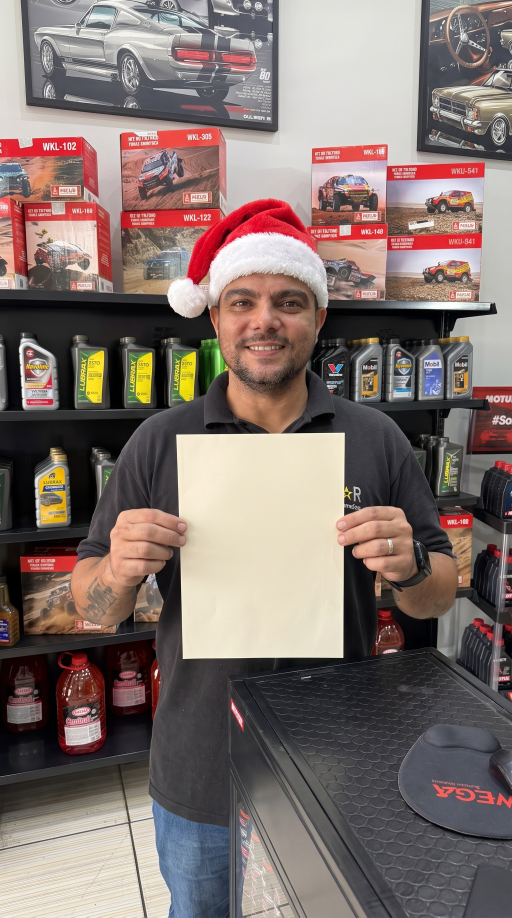
#> input picture 2026-11/fontes/trend_papai_noel/carta.jpg, 1536 x 2752 px, given in place of logo.png, which was not available (shown at 1/3 size)
$ python trend_papai_noel_story.py
#> lines starting #> are read from the running program, lines starting #| are printed output that depends on the picture
### _codigo/star_lib.py
#!/usr/bin/env python3
"""Biblioteca de peças da Star Óleo (@staroleo_rj) no padrão aprovado pelo Fernando em 21/10/2026.

Uso:  import sys; sys.path.insert(0, "<repo>/_codigo"); from star_lib import *
Antes, rode uma vez:  bash <repo>/_codigo/setup.sh   (fontes, pillow-heif)

Todas as funções recebem caminhos de arquivo e salvam JPG prontos para o Instagram.
"""
import os
from PIL import Image, ImageDraw, ImageFont, ImageEnhance, ImageOps, ImageFilter
try:
    import pillow_heif; pillow_heif.register_heif_opener()
#> (this line was passed over: pillow_heif is not available in this run)
except Exception:
    pass

AQUI = os.path.dirname(os.path.abspath(__file__))
FONTES = os.path.join(AQUI, "fonts")
LOGO_PATH = os.path.join(AQUI, "logo.png")
GOLD = (240, 195, 33); GRAF = (17, 18, 20); WHITE = (255, 255, 255); MUTED = (166, 168, 171)
WA = "(21) 97544-6417"
ENDERECO = "Estr. dos Bandeirantes, 841 · Taquara"

def _f(nome, s): return ImageFont.truetype(os.path.join(FONTES, nome), s)
bc = lambda s: _f("barlow-condensed-latin-800-normal.ttf", s)    # títulos
bcb = lambda s: _f("barlow-condensed-latin-700-normal.ttf", s)   # subtítulos
mr = lambda s: _f("manrope-latin-700-normal.ttf", s)             # texto
mrs = lambda s: _f("manrope-latin-600-normal.ttf", s)            # texto leve
LOGO = Image.open(LOGO_PATH).convert("RGBA")

# ---------------- utilidades ----------------
def abrir(path):
    """Abre JPG/PNG/HEIC já na orientação certa."""
    return ImageOps.exif_transpose(Image.open(path)).convert("RGB")

# [7 lines left out: function grade, not called in this run]

def carregar(path): return grade(abrir(path))

# [5 lines left out: function cover, not called in this run]

def grad(base, top=0, top_a=0, bot=0, bot_a=0, full=0.55):
    W, H = base.size; g = Image.new("L", (1, H), 0)
    for y in range(H):
        a = 0
        if top and y < top: a = int(top_a * (1 - y / top) ** 1.2)
        if bot and y > H - bot: a = max(a, int(bot_a * min(1, (y - (H - bot)) / (bot * full)) ** 1.1))
        g.putpixel((0, y), a)
    return Image.composite(Image.new("RGB", base.size, GRAF), base, g.resize(base.size))

# [6 lines left out: function borrar, not called in this run]

def logo(c, w, x, y):
    l = LOGO.resize((w, round(LOGO.height * w / LOGO.width)), Image.LANCZOS); c.paste(l, (int(x), int(y)), l)

def ctext(d, W, y, t, f, fill): d.text(((W - d.textlength(t, font=f)) / 2, y), t, font=f, fill=fill)

def pill(d, x, y, t, f, fg, bg, padx=26, pady=12, center=False):
    tw = d.textlength(t, font=f); b = f.getbbox(t); h = b[3] - b[1]
    if center: x = x - (tw + 2 * padx) / 2
    d.rounded_rectangle((x, y, x + tw + 2 * padx, y + h + 2 * pady), radius=10, fill=bg)
    d.text((x + padx, y + pady - b[1]), t, font=f, fill=fg); return y + h + 2 * pady

# [7 lines left out: function quebrar, not called in this run]

# ---------------- STORIES 1080x1920 (deixar 250 px em cima e 340 embaixo livres) ----------------
SW, SH = 1080, 1920

# [46 lines left out: functions story_carro, story_citacao, story_oferta, story_texto, not called in this run]

# ---------------- FEED 1080x1350 ----------------
FW, FH = 1080, 1350

# [66 lines left out: functions feed_foto, carrossel_capa_mosaico, carrossel_carro, carrossel_capa_texto, carrossel_item, carrossel_cta and 1 more, not called in this run]

### _codigo/referencia/trend_papai_noel_story.py
#!/usr/bin/env python3
"""Trend "Dear Santa, I'm a size..." (Later e New Engen, 20/11/2026) na versão Star, em story (sem gravação):
"Querido Papai Noel, eu sou tamanho…" e, escrito na carta: "…TROCA COMPLETA DO ÓLEO DO CÂMBIO".
Cena de IA: foto do Fernando no balcão (2026-10/fontes/fernando_balcao.jpg) editada com gemini-3.1-flash-image
9:16 2K (gorro de Papai Noel + carta em branco nas mãos), 918 créditos, flow FRYhgoJ6vqYIMRL6Lsu9;
arquivo em 2026-11/fontes/trend_papai_noel/carta.jpg (reaproveitável em dezembro).
Story 1080x1920 com os 250 px de cima e os 340 px de baixo livres. Só 10x sem juros (condição confirmada).
Uso: python3 trend_papai_noel_story.py"""
import os, sys
REPO = os.path.expanduser("~/staroleo-instagram"); sys.path.insert(0, REPO + "/_codigo")
from star_lib import *
from PIL import Image, ImageDraw
SRC = REPO + "/2026-11/fontes/trend_papai_noel/carta.jpg"
OUT = REPO + "/2026-11/trends/story_trend_papai_noel.jpg"
SW, SH = 1080, 1920
INK = (28, 30, 34)

def main():
    im = Image.open(SRC).convert("RGB")
#> im is the input picture: PIL image 1536x2752 RGB; mean R, G, B 129, 114, 109.3
    k = SW / im.width; im = im.resize((SW, round(im.height * k)), Image.LANCZOS)
#> after `k = SW / im.width`: k = 0.703
    top = (im.height - SH) // 2; im = im.crop((0, top, SW, top + SH))
#> after `top = (im.height - SH) // 2`: top = 7
#> after `im = im.crop((0, top, SW, top + SH))`:
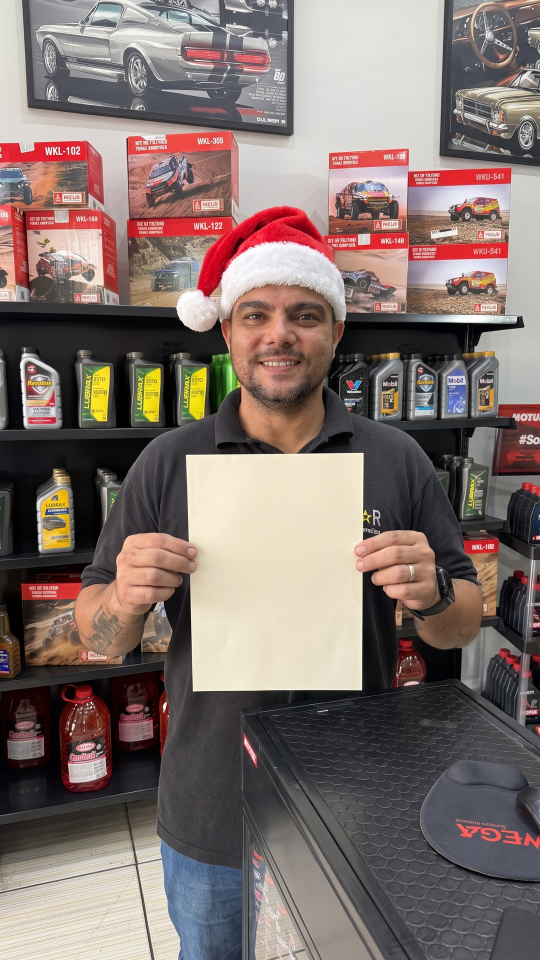
#> im: PIL image 1080x1920 RGB (shown at 1/2 size); mean R, G, B 128.8, 113.6, 108.9
    c = grad(im, top=520, top_a=235, bot=560, bot_a=245, full=0.45)
#> in grad, `return Image.composite(Image.new("RGB", base.size, GRAF), base, g.resi..`:
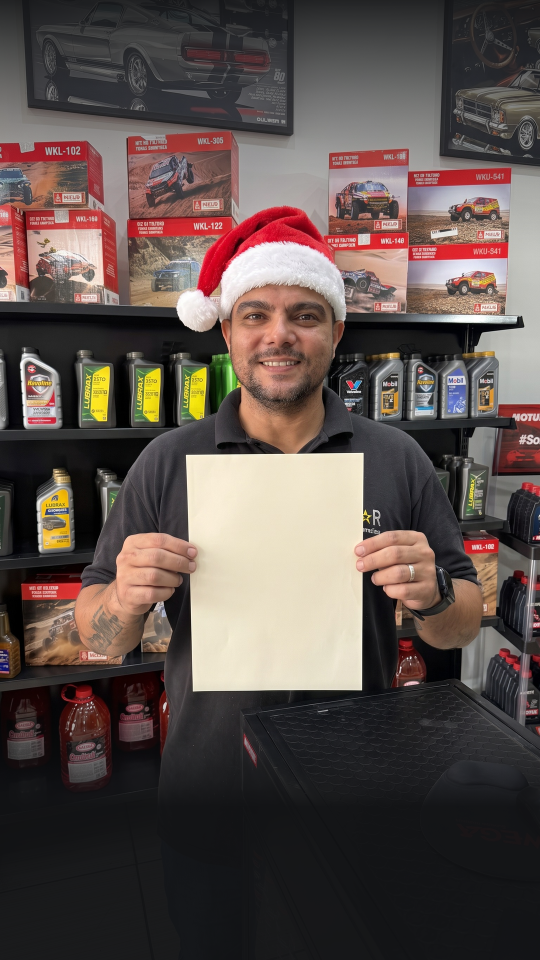
#> returned value: PIL image 1080x1920 RGB (shown at 1/2 size); mean R, G, B 93.1, 80.3, 76.1
    ov = Image.new("RGBA", (SW, SH), (0, 0, 0, 0)); od = ImageDraw.Draw(ov)
#> after `ov = Image.new('RGBA', (SW, SH), (0, 0, 0, 0))`: ov: PIL image 1080x1920 RGBA; every value is 0
    od.rounded_rectangle((90, 252, SW - 90, 478), radius=26, fill=(17, 18, 20, 215))
    od.rounded_rectangle((120, 1410, SW - 120, 1468), radius=16, fill=(17, 18, 20, 190))
    c = Image.alpha_composite(c.convert("RGBA"), ov).convert("RGB")
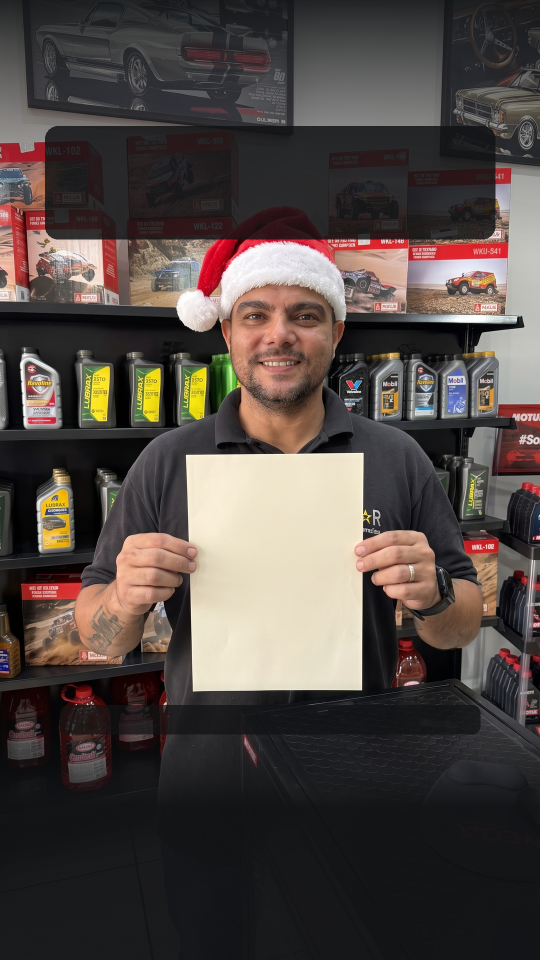
#> c: PIL image 1080x1920 RGB (shown at 1/2 size); mean R, G, B 81.8, 72.6, 68.5
    d = ImageDraw.Draw(c)
    # topo (abaixo dos 250 px livres)
    y = 270
    ctext(d, SW, y, "Querido Papai Noel,", bc(92), WHITE); y += 104
    ctext(d, SW, y, "eu sou tamanho…", bc(92), GOLD)
    # escrito na carta (papel em ~x 373..726, y 905..1380)
    px0, px1, py0 = 383, 716, 950
    fx = bc(58); yy = py0
    for ln in ["TROCA", "COMPLETA", "DO ÓLEO", "DO CÂMBIO"]:
        f = fx
        while d.textlength(ln, font=f) > (px1 - px0 - 20): f = bc(f.size - 2)
        w = d.textlength(ln, font=f); d.text(((px0 + px1) / 2 - w / 2, yy), ln, font=f, fill=INK); yy += f.size + 6
#> this loop made 4 passes
#> w on passes 1 to 4: 201.5, 310.7, 269, 306.2
#> after the loop, yy = 1200
    yy += 14
#> yy = 1214
    for ln in ["com filtro novo", "e cárter limpo"]:
        f = mrs(30); w = d.textlength(ln, font=f)
        d.text(((px0 + px1) / 2 - w / 2, yy), ln, font=f, fill=(150, 110, 10)); yy += 40
#> this loop made 2 passes
#> (w, yy) on passes 1 to 2: (225.6, 1254), (210.6, 1294)
#> after the loop, yy = 1294
    # embaixo (acaba antes dos 340 px livres: y < 1580)
    y = 1418
    ctext(d, SW, y, "Aqui na Star a gente resolve. Em até 10x sem juros.", mrs(32), WHITE); y += 52
    pill(d, SW / 2, y, f"WHATSAPP  {WA}", bc(58), GRAF, GOLD, padx=34, pady=14, center=True)
    c.save(OUT, quality=93)
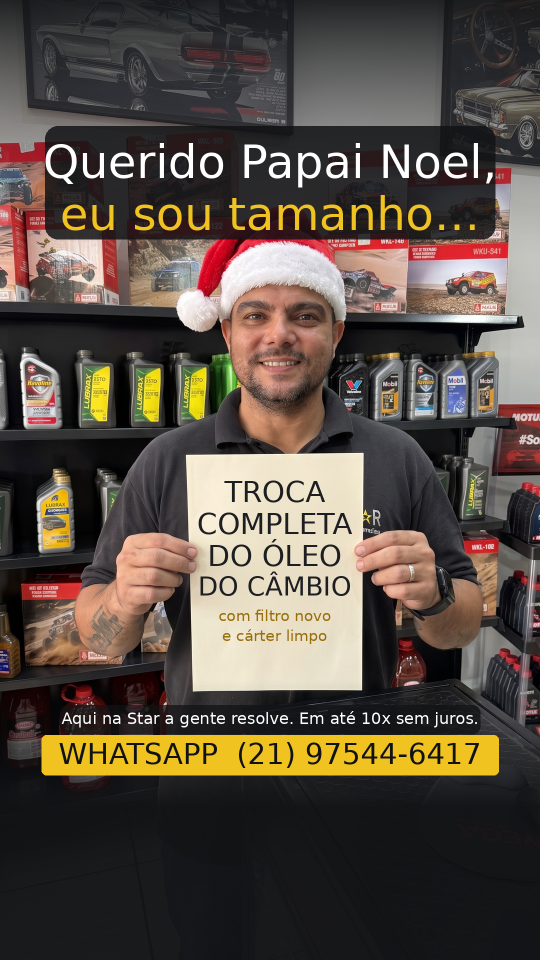
#> saved as story_trend_papai_noel.jpg: PIL image 1080x1920 RGB (shown at 1/2 size); mean R, G, B 90.2, 79.5, 69.4
    print("ok", OUT)

if __name__ == "__main__":
    main()
